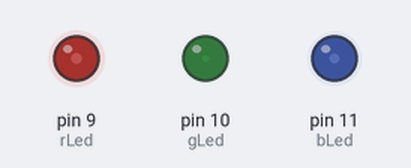
Bench run of a sketch on a simulated Arduino Uno, built with avr-gcc and run on an emulated ATmega328P. Parts: output pins drawn as LEDs (lit = HIGH). Random numbers use the default seed unless the sketch sets one; what the sketch prints to the serial monitor is not drawn.

Above: at 0.05 s.
At 5.65 s:
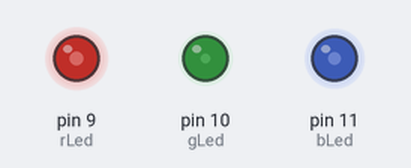
At 9.55 s:
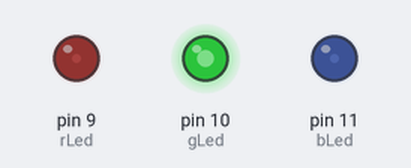
At 13.75 s:
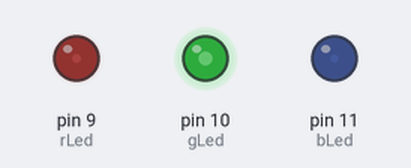
At 20.65 s:
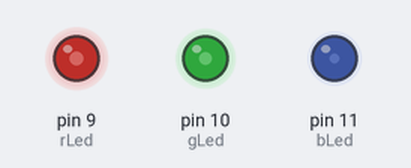
At 27.45 s:
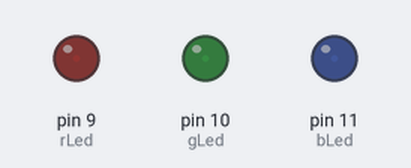
Timing chart, 0 to 36.4 s (numbered marks = the images above):
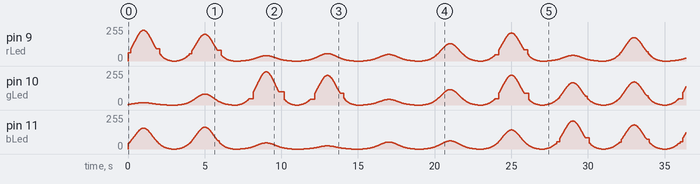

The sketch:

zad3.ino
```cpp
#include <math.h>
#define SIZE 10

int rLed = 9;
int gLed = 10;
int bLed = 11;

float eps = 0.01;

struct RGB
{
  byte r, g, b;
};


RGB rgb = {random(255),random(255),random(255)};

int ledPin = 3;

void setup()
{
  Serial.begin(9600);
	pinMode(rLed, OUTPUT);
  pinMode(gLed, OUTPUT);
  pinMode(bLed, OUTPUT);

  randomSeed(analogRead(A0));
}


void loop()
{
	float val = (exp(sin(millis()/2000.0*PI)) - 0.36787944)*108.0;
  if(val < eps)
    rgb = {random(255), random(255), random(255)};
  Serial.println(val);
	analogWrite(rLed, (val/255.0) * rgb.r);
  analogWrite(gLed, (val/255.0) * rgb.g);
  analogWrite(bLed, (val/255.0) * rgb.b);
}
```
